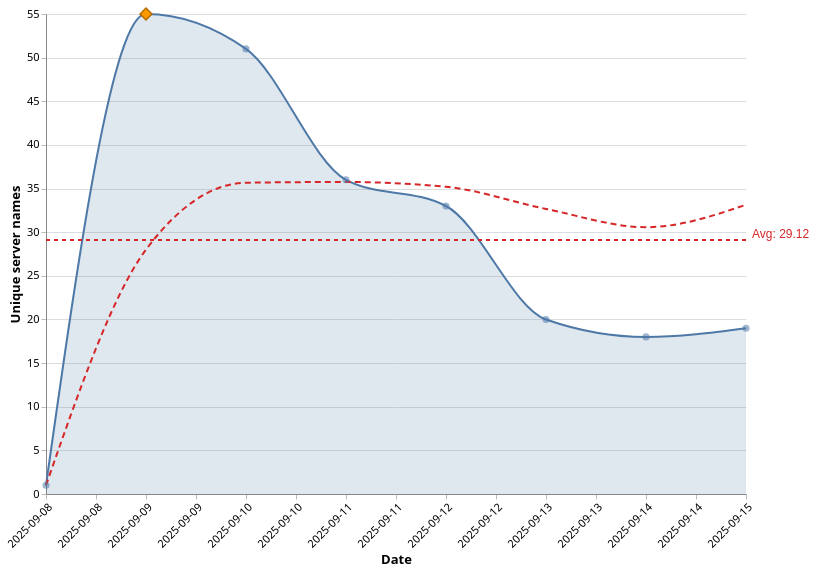

The specification (Vega-Lite) saved for this image:
### Vega-Lite specification from a JSON file in a GitHub repository (floating-point values rounded to 4 significant figures)
{"$schema": "https://vega.github.io/schema/vega-lite/v5.json", "description": "Unique servers published per day (line + 7d moving average)", "background": "white", "width": 700, "height": 480, "data": {"values": [{"count": 1, "date": "2025-09-08"}, {"count": 55, "date": "2025-09-09"}, {"count": 51, "date": "2025-09-10"}, {"count": 36, "date": "2025-09-11"}, {"count": 33, "date": "2025-09-12"}, {"count": 20, "date": "2025-09-13"}, {"count": 18, "date": "2025-09-14"}, {"count": 19, "date": "2025-09-15"}]}, "transform": [{"sort": [{"field": "date"}], "window": [{"op": "mean", "as": "ma7", "field": "count"}], "frame": [-6, 0]}, {"joinaggregate": [{"op": "argmax", "as": "peakRow", "field": "count"}]}, {"window": [{"as": "rowNumber", "op": "row_number"}], "sort": [{"field": "date"}]}, {"joinaggregate": [{"op": "max", "as": "lastRow", "field": "rowNumber"}]}, {"as": "isLast", "calculate": "datum.rowNumber === datum.lastRow"}, {"as": "isPeak", "calculate": "datum.count === datum.peakRow.count ? true : false"}], "layer": [{"mark": {"interpolate": "monotone", "opacity": 0.18, "type": "area", "color": "#4e79a7"}, "encoding": {"y": {"type": "quantitative", "axis": {"grid": true, "title": "Unique server names"}, "field": "count"}, "x": {"type": "temporal", "axis": {"grid": false, "format": "%Y-%m-%d", "labelAngle": -45, "title": "Date"}, "field": "date"}}}, {"mark": {"interpolate": "monotone", "strokeWidth": 2, "type": "line", "stroke": "#4e79a7"}, "encoding": {"y": {"type": "quantitative", "field": "count"}, "x": {"type": "temporal", "field": "date"}}}, {"mark": {"interpolate": "monotone", "strokeWidth": 2, "type": "line", "stroke": "#d62728", "strokeDash": [6, 4]}, "encoding": {"y": {"type": "quantitative", "field": "ma7"}, "x": {"type": "temporal", "field": "date"}}}, {"mark": {"size": 50, "filled": true, "type": "point", "color": "#4e79a7"}, "selection": {"hover": {"empty": "none", "type": "single", "nearest": true, "on": "mouseover"}}, "encoding": {"y": {"type": "quantitative", "field": "count"}, "tooltip": [{"type": "temporal", "title": "Date", "field": "date"}, {"type": "quantitative", "title": "Daily unique", "field": "count"}, {"type": "quantitative", "title": "7d avg", "field": "ma7"}], "x": {"type": "temporal", "field": "date"}, "opacity": {"condition": {"value": 1, "selection": "hover"}, "value": 0.55}}}, {"mark": {"size": 140, "shape": "diamond", "type": "point", "filled": true, "stroke": "#b36b00", "strokeWidth": 1.5, "color": "#ff9900"}, "encoding": {"y": {"type": "quantitative", "field": "count"}, "opacity": {"condition": {"test": "datum.isPeak == true", "value": 1}, "value": 0}, "x": {"type": "temporal", "field": "date"}, "tooltip": [{"type": "temporal", "title": "Peak date", "field": "date"}, {"type": "quantitative", "title": "Peak unique count", "field": "count"}]}}, {"mark": {"strokeDash": [4, 4], "color": "#d62728", "type": "rule", "strokeWidth": 1.5}, "encoding": {"y": {"datum": 29.12}}}, {"mark": {"dx": 6, "type": "text", "fontSize": 12, "color": "#d62728", "align": "left", "dy": -6}, "transform": [{"filter": "datum.isLast == true"}], "encoding": {"y": {"datum": 29.12}, "text": {"value": "Avg: 29.12"}, "x": {"type": "temporal", "field": "date"}}}], "config": {"axis": {"tickColor": "#bbb", "labelFontSize": 11, "titleFontSize": 13, "titleFont": "Segoe UI", "labelFont": "Segoe UI", "domainColor": "#888"}, "view": {"stroke": "transparent"}}}
